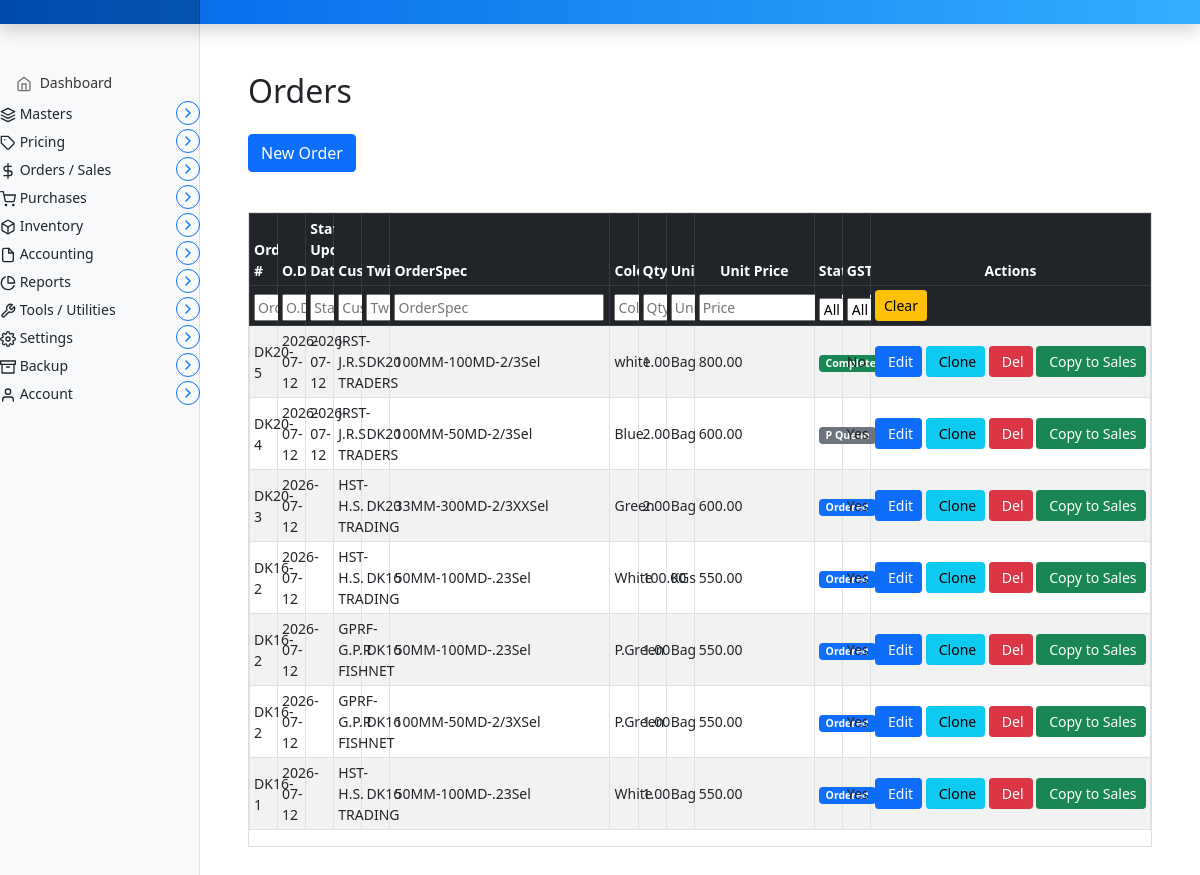
The app's page /invoice/orders, older data.
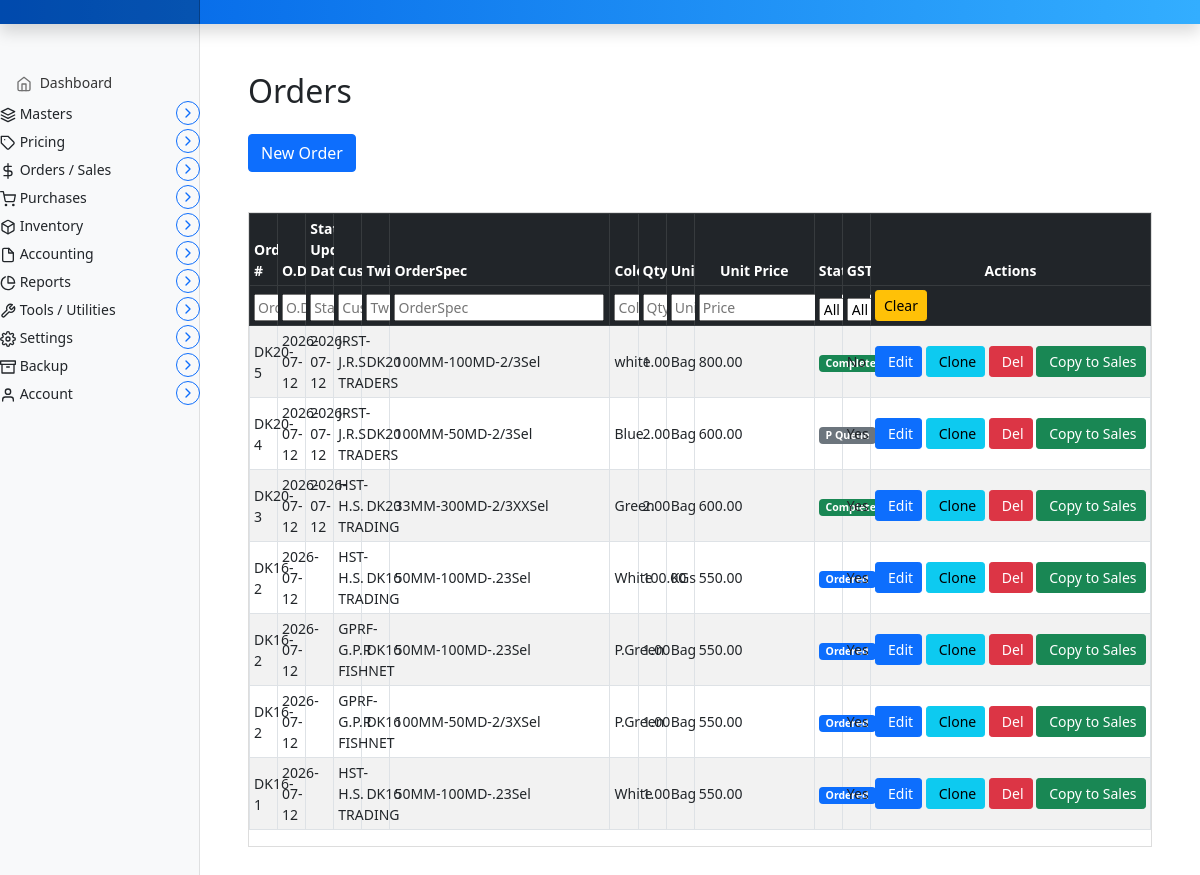
The same page, newer data.
### marania_invoice_app/models.py (models this page shows, shortened)
class Order(models.Model):
    QUANTITY_UNIT_CHOICES = [
        ('KG', 'KG'),
        ('Bag', 'Bag'),
    ]
    STATUS_CHOICES = [
        ('Ordered', 'Ordered'),
        ('ProductionQueue', 'P Queue'),
        ('InProduction', 'In Prod'),
        ('ProductionCompleted', 'P Completed'),
        ('Completed', 'Completed'),
        ('Cancelled', 'Cancelled'),
        ('OnHold', 'On Hold'),
        ('Rejected', 'Rejected'),
    ]
    order_key = models.AutoField(primary_key=True)
    order_sequence = models.IntegerField(default=0)
    order_number = models.CharField(max_length=100)
    order_date = models.DateField()
    twine = models.CharField(max_length=255, blank=True, null=True)
    quantity = models.DecimalField(max_digits=10, decimal_places=2)
    quantity_unit = models.CharField(max_length=10, choices=QUANTITY_UNIT_CHOICES, default='Bag')
    customer = models.CharField(max_length=255)
    unit_price = models.DecimalField(max_digits=10, decimal_places=2, blank=True, null=True)
    is_gst_included = models.BooleanField(default=False)
    status = models.CharField(max_length=30, choices=STATUS_CHOICES, default='Ordered')
    last_status_date = models.DateField(blank=True, null=True)
    order_instructions = models.TextField(blank=True, null=True)
    comments = models.TextField(blank=True, null=True)
    created_at = models.DateTimeField(auto_now_add=True)
    updated_at = models.DateTimeField(auto_now=True)
    class Meta:
        ordering = ['-order_date', '-order_sequence']

class OrderSpecification(models.Model):
    order = models.ForeignKey(Order, on_delete=models.CASCADE, related_name='specifications', null=True, blank=True)
    mesh_size = models.IntegerField(blank=True, null=True)
    mesh_depth = models.CharField(max_length=50, blank=True, null=True)
    salvage = models.CharField(max_length=255, blank=True, null=True)
    piece_weight = models.CharField(max_length=50, blank=True, null=True)
    colour = models.CharField(max_length=50, default='White')
    no_of_pcs = models.IntegerField(blank=True, null=True)

### marania_invoice_app/views.py (the view, shortened to what this page needs)
# urls.py: path('orders', views.order_entry, name='order_entry'),
def order_entry(request):
    orders = Order.objects.all().prefetch_related('specifications')
    orders_data = list(orders.values(
        'order_key', 'order_sequence', 'order_number', 'order_date', 'customer',
        'twine', 'quantity', 'quantity_unit', 'unit_price', 'is_gst_included',
        'status', 'order_instructions', 'comments',
    ))
    order_keys = [o['order_key'] for o in orders_data]
    specs = list(OrderSpecification.objects.filter(order__order_key__in=order_keys).values(
        'order_id', 'mesh_size', 'mesh_depth', 'salvage', 'piece_weight', 'colour', 'no_of_pcs',
    ))
    specs_by_order = {}
    for s in specs:
        specs_by_order.setdefault(s['order_id'], []).append(
            {k: s[k] for k in ('mesh_size', 'mesh_depth', 'salvage', 'piece_weight', 'colour', 'no_of_pcs')}
        )
    for item in orders_data:
        order_specs = specs_by_order.get(item['order_key'], [])
        item['specifications'] = order_specs
        first = order_specs[0] if order_specs else {}
        for fld in ('mesh_size', 'mesh_depth', 'salvage', 'piece_weight', 'colour', 'no_of_pcs'):
            item[fld] = first.get(fld)
    orders_json = json.dumps(orders_data, default=str)
    next_order_sequence = (Order.objects.aggregate(max_seq=Max('order_sequence'))['max_seq'] or 0) + 1
    parties = Parties.objects.all()
    products = Product.objects.all()
    context = {
        "orders": orders,
        "orders_json": orders_json,
        "next_order_sequence": next_order_sequence,
        "parties": parties,
        "products": products,
    }
    return render(request, "marania_invoice_app/order_entry.html", context)

### templates/marania_invoice_app/order_entry.html (shortened to what the changed rows need)
{% extends 'partials/base.html' %}
{% load static %}
{% block main %}
<main class="col-md-9 ms-sm-auto col-lg-10 px-md-4">
  <div class="container my-5">
    <h2 class="mb-4">Orders</h2>
    <div class="order-list mt-4">
      {% if orders %}
        <div class="table-responsive invoice-table-wrapper">
          <table id="order-table" class="table table-striped table-hover table-bordered table-sm align-middle">
            <thead class="table-dark">
              <tr>
                <th scope="col">Order #</th>
                <th scope="col">O.Date</th>
                <th scope="col">Status Upd Date</th>
                <th scope="col">Customer</th>
                <th scope="col">Twine</th>
                <th scope="col" class="col-orderspec">OrderSpec</th>
                <th scope="col">Colour</th>
                <th scope="col">Qty</th>
                <th scope="col">Unit</th>
                <th scope="col" class="col-amount">Unit Price</th>
                <th scope="col">Status</th>
                <th scope="col">GST</th>
                <th scope="col" class="col-actions">Actions</th>
              </tr>
              <tr id="order-filter-row">
                <th><input class="filter-input" placeholder="Order #"></th>
                <th><input class="filter-input" placeholder="O.Date"></th>
                <th><input class="filter-input" placeholder="Status Upd Date"></th>
                <th><input class="filter-input" placeholder="Customer"></th>
                <th><input class="filter-input" placeholder="Twine"></th>
                <th><input class="filter-input" placeholder="OrderSpec"></th>
                <th><input class="filter-input" placeholder="Colour"></th>
                <th><input class="filter-input" placeholder="Qty"></th>
                <th><input class="filter-input" placeholder="Unit"></th>
                <th><input class="filter-input" placeholder="Price"></th>
                <th>
                </th>
                <th>
                  <select class="filter-select">
                    <option value="">All</option>
                  </select>
                </th>
                <th>
                  <button class="btn btn-warning btn-sm" id="clear-order-filters">Clear</button>
                </th>
              </tr>
            </thead>
            <tbody>
              {% for order in orders %}
                <tr>
                  <td>{{ order.order_number }}</td>
                  <td>{{ order.order_date|date:"Y-m-d" }}</td>
                  <td>{{ order.last_status_date|date:"Y-m-d" }}</td>
                  <td>{{ order.customer }}</td>
                  <td>{{ order.twine }}</td>
                  <td>{% with spec=order.specifications.first %}{{ spec.mesh_size }}MM-{% if "MD" in spec.mesh_depth|upper %}{{ spec.mesh_depth }}{% else %}{{ spec.mesh_depth }}MD{% endif %}-{% if "SEL" in spec.salvage|upper %}{{ spec.salvage }}{% else %}{{ spec.salvage }}Sel{% endif %}{% endwith %}</td>
                  <td>{{ order.specifications.first.colour }}</td>
                  <td>{{ order.quantity }}</td>
                  <td>{{ order.quantity_unit }}</td>
                  <td>{{ order.unit_price }}</td>
                  <td>
                    <span class="badge {% if order.status == 'Completed' %}bg-success{% elif order.status == 'InProduction' %}bg-warning text-dark{% elif order.status == 'ProductionCompleted' %}bg-info text-dark{% elif order.status == 'ProductionQueue' %}bg-secondary{% elif order.status == 'Cancelled' or order.status == 'Rejected' %}bg-danger{% elif order.status == 'OnHold' %}bg-warning text-dark{% else %}bg-primary{% endif %}">
                      {{ order.get_status_display }}
                    </span>
                  </td>
                  <td>{% if order.is_gst_included %}Yes{% else %}No{% endif %}</td>
                  <td>
                    <a href="javascript:void(0);" onclick="loadOrder('{{ order.order_key }}')" class="btn btn-sm btn-primary d-inline-flex align-items-center">
                       Edit
                    </a>
                    <a href="javascript:void(0);" onclick="cloneOrder('{{ order.order_key }}')" class="btn btn-sm btn-info d-inline-flex align-items-center">
                       Clone
                    </a>
                    <form method="POST" action="{% url 'order_entry' %}" style="display:inline;" onsubmit="return confirm('Delete this order?')">
                      <button type="submit" class="btn btn-sm btn-danger d-inline-flex align-items-center">
                         Del
                      </button>
                    </form>
                    <a href="{% url 'copy_order_to_sales' order.order_key %}" class="btn btn-sm btn-success d-inline-flex align-items-center">
                       Copy to Sales
                    </a>
                  </td>
                </tr>
              {% endfor %}
            </tbody>
          </table>
        </div>
      {% else %}
        <p class="text-muted">No orders found.</p>
      {% endif %}
    </div>
  </div>
</main>
{% endblock %}

Row changes from the older to the newer data that the page shows:
changed Order "DK20-3": last_status_date (not shown) → "2026-07-12"; status "Ordered" → "Completed"
